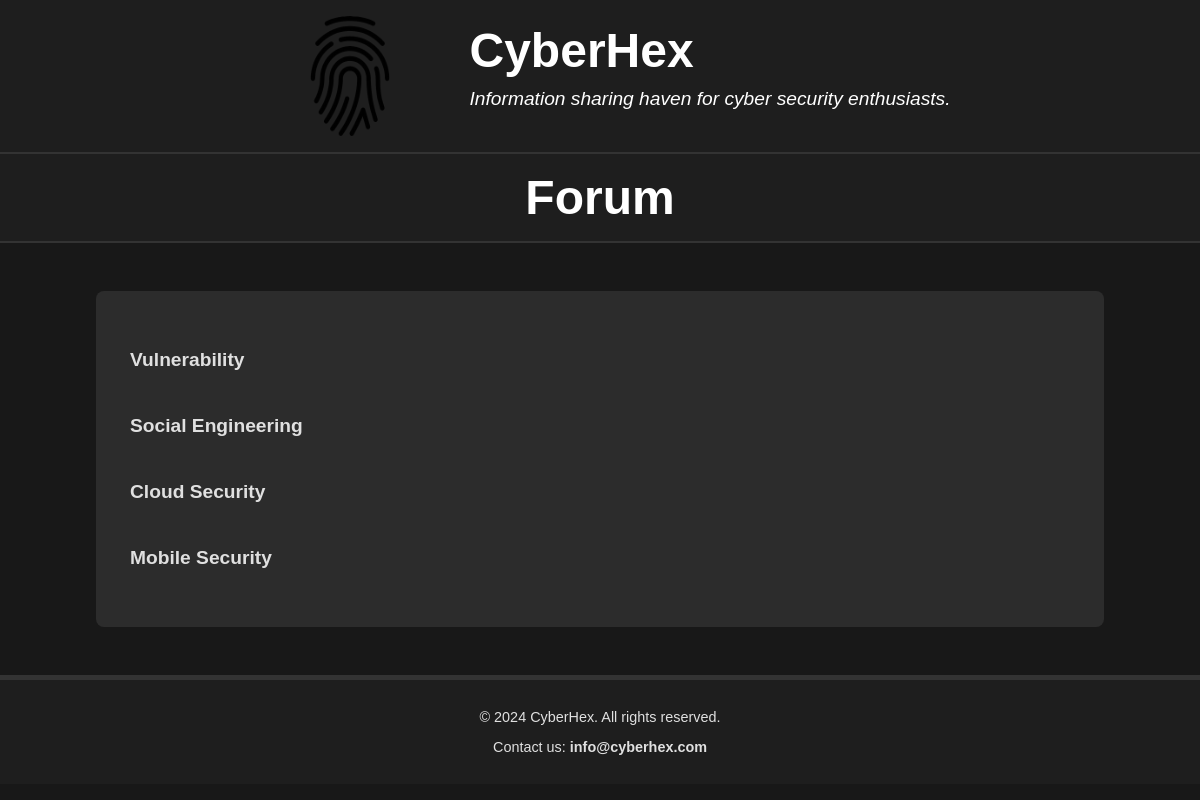
The app's page /forum/ with its own data.
### discussion_forum/models.py (models this page shows, shortened)
class Topic(models.Model):
    title = models.CharField(max_length=200)
    content = models.TextField()
    category = models.ForeignKey(Category, related_name="topics", on_delete=models.CASCADE)
    author = models.ForeignKey(User, related_name="topics", on_delete=models.CASCADE)
    created_at = models.DateTimeField(auto_now_add=True)

### discussion_forum/views.py (the view)
# urls.py: path('', views.forum_home, name='forum_home'),
def forum_home(request):
    topics = Topic.objects.all()
    return render(request, 'discussion_forum/forum_home.html', {'topics': topics})

### discussion_forum/templates/discussion_forum/forum_home.html
{% extends 'layout.html' %}
{% block content %}
<header>
    <h1>Forum</h1>
</header>
<nav>
    <ul>
        {% for topic in topics %}
            <li>
                <a href="{% url 'discussion_forum:topic_detail' topic_title=topic.title %}">
                    {{ topic.title }}
                </a>
            </li>
        {% empty %}
            <li>No topics available</li>
        {% endfor %}
    </ul>
</nav>
{% endblock %}

### static/css/style.css (style rules this page uses)
body { font-family: 'Arial', sans-serif; background-color: #181818; color: #e0e0e0; margin: 0; padding: 0; }
header { background-color: #1e1e1e; color: #ffffff; padding: 1em 0; text-align: center; border-bottom: 2px solid #333; display: flex; justify-content: center; align-items: center; }
header h1 { font-size: 3em; margin: 0; display: inline-block; }
nav { margin: 3em auto; width: 80%; background-color: #2c2c2c; border-radius: 8px; padding: 1.5em; }
nav ul { list-style-type: none; padding: 0; margin: 0; }
nav li { margin: 1.5em 0; }
nav a { text-decoration: none; color: #e0e0e0; font-weight: bold; font-size: 1.2em; display: block; padding: 10px; border-radius: 5px; transition: background-color 0.3s ease; }

### records on screen
Topic: title "Vulnerability"
Topic: title "Social Engineering"
Topic: title "Cloud Security"
Topic: title "Mobile Security"
